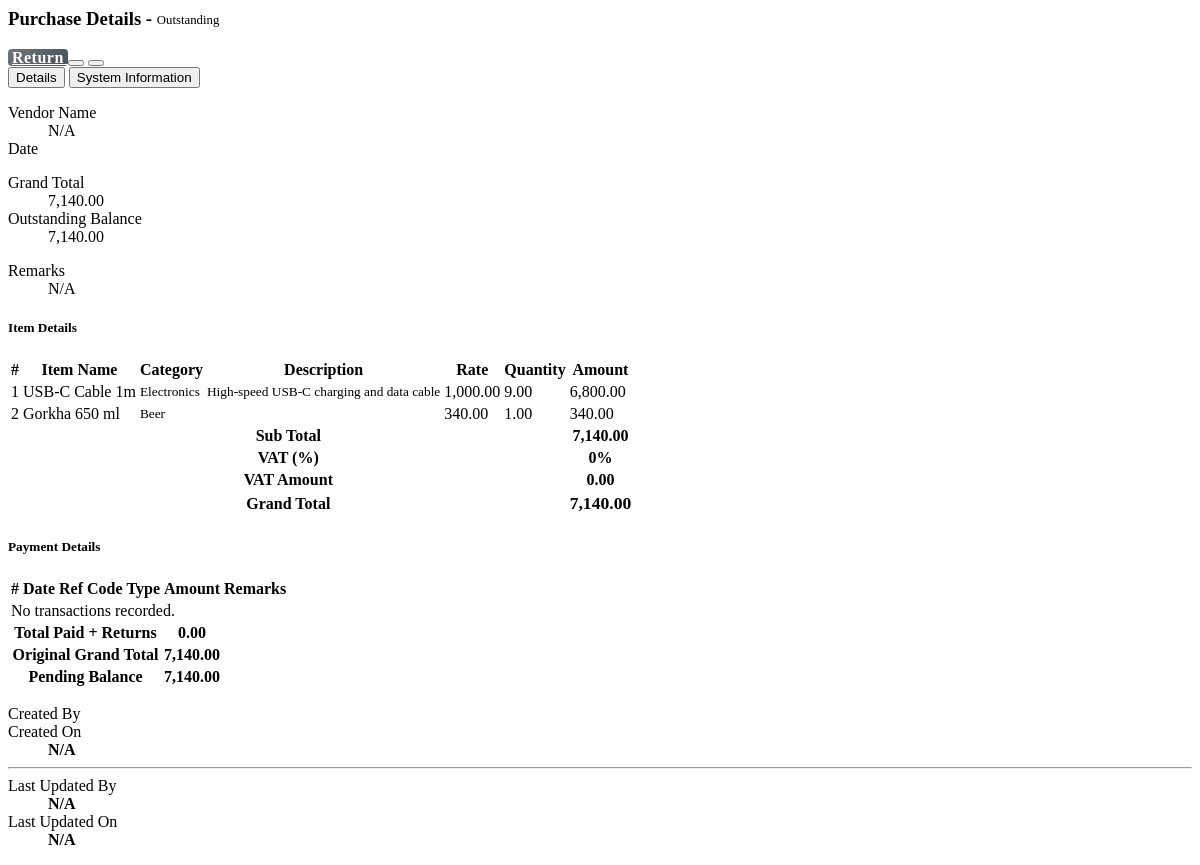
The page /admin/modules/transactions/purchases/view_purchase.php?id=137 on the database its author committed.
### tables this page shows
CREATE TABLE `transaction_items` (
  `id` int(30) NOT NULL AUTO_INCREMENT,
  `transaction_id` int(30) NOT NULL,
  `item_id` int(30) NOT NULL,
  `quantity` float NOT NULL DEFAULT 0,
  `unit_price` float NOT NULL DEFAULT 0,
  `mrp` float NOT NULL DEFAULT 0,
  `cost_price` float NOT NULL DEFAULT 0,
  `total_price` float NOT NULL DEFAULT 0,
  `profit` float NOT NULL DEFAULT 0,
  `date_created` datetime NOT NULL DEFAULT current_timestamp(),
  PRIMARY KEY (`id`),
  KEY `transaction_id` (`transaction_id`),
  KEY `item_id` (`item_id`)
);

CREATE TABLE `item_list` (
  `id` int(30) NOT NULL AUTO_INCREMENT,
  `name` varchar(255) NOT NULL,
  `description` text DEFAULT NULL,
  `category_id` int(30) DEFAULT NULL,
  `vendor_id` int(30) DEFAULT NULL,
  `unit` varchar(50) DEFAULT NULL,
  `cost` float NOT NULL DEFAULT 0,
  `selling_price` float NOT NULL DEFAULT 0,
  `mrp` float NOT NULL DEFAULT 0,
  `opening_cost` float NOT NULL DEFAULT 0,
  `average_cost` float NOT NULL DEFAULT 0,
  `reorder_level` float NOT NULL DEFAULT 0,
  `tax_type` tinyint(1) NOT NULL DEFAULT 1 COMMENT '1=Taxable,0=Non-Taxable',
  `quantity` float NOT NULL DEFAULT 0,
  `image_path` text DEFAULT NULL,
  `status` tinyint(1) NOT NULL DEFAULT 1,
  `date_created` datetime NOT NULL DEFAULT current_timestamp(),
  `date_updated` datetime DEFAULT NULL ON UPDATE current_timestamp(),
  PRIMARY KEY (`id`),
  KEY `category_id` (`category_id`),
  KEY `vendor_id` (`vendor_id`),
  KEY `name` (`name`),
  KEY `status` (`status`),
  KEY `name_2` (`name`)
);

CREATE TABLE `category_list` (
  `id` int(30) NOT NULL AUTO_INCREMENT,
  `name` varchar(250) NOT NULL,
  `description` text DEFAULT NULL,
  `status` tinyint(1) NOT NULL DEFAULT 1 COMMENT '1=Active,0=Inactive',
  `date_created` datetime NOT NULL DEFAULT current_timestamp(),
  `date_updated` datetime DEFAULT NULL ON UPDATE current_timestamp(),
  `created_by` int(30) DEFAULT NULL,
  `updated_by` int(30) DEFAULT NULL,
  `ip_address` varchar(50) DEFAULT NULL,
  PRIMARY KEY (`id`),
  KEY `name` (`name`),
  KEY `status` (`status`)
);

### admin/modules/transactions/purchases/view_purchase.php (the view, shortened to what this page needs)
<?php
$id = $_GET['id'] ?? null;
$calc_total = $conn->query("SELECT SUM(total_price) as total FROM transaction_items WHERE transaction_id = '{$id}'")->fetch_assoc()['total'] ?? 0;
if($calc_total > $total_amount){
    $amount = $calc_total;
} else {
    $amount = isset($total_amount) ? floatval($total_amount) : 0;
}
$total_paid = $conn->query("SELECT COALESCE(SUM(total_amount), 0) as paid FROM `transactions` WHERE parent_id = '{$id}' AND type = 'payment'")->fetch_assoc()['paid'] ?? 0;
$total_returned = $conn->query("SELECT COALESCE(SUM(total_amount), 0) as returned FROM `transactions` WHERE parent_id = '{$id}' AND type = 'return'")->fetch_assoc()['returned'] ?? 0;
$balance = floatval($amount) + floatval($tax ?? 0) - floatval($total_paid) - floatval($total_returned);
if($balance <= 0.01):
    $status_label = "Paid in Full";
    $badge_class = "badge-success";
elseif(($total_paid + $total_returned) > 0):
    $status_label = "Partially Paid";
    $badge_class = "badge-warning";
else:
    $status_label = "Outstanding";
    $badge_class = "badge-danger";
endif;
?>
<div class="container-fluid">
    <div class="card card-outline card-primary shadow rounded-0">
        <div class="card-header">
            <h3 class="card-title">
                Purchase Details - <?php echo htmlspecialchars($po_code) ?>
                <span class="badge <?php echo $badge_class ?> ml-2" style="font-size: 0.8rem; font-weight: 500; vertical-align: middle;">
                    <?php echo $status_label ?>
                </span>
            </h3>
            <div class="card-tools">
                <a class="btn btn-flat btn-sm btn-return" href="<?php echo base_url ?>admin/?page=transactions/returns/manage_return&from_purchase_id=<?php echo $id ?>" title="Create Return">
                    <i class="fa fa-arrow-left"></i> Return
                </a>
                <button class="btn btn-flat btn-sm btn-danger" id="delete_purchase" type="button" title="Delete">
                </button>
                <button class="btn btn-flat btn-sm btn-success" id="print_btn" type="button" title="Print"><i class="fa fa-print"></i></button>
            </div>
        </div>
        <div class="card-body">
            <nav>
                <div class="nav nav-tabs" id="nav-tab" role="tablist">
                    <button class="nav-link active" id="nav-details-tab" data-toggle="tab" data-target="#nav-details" type="button" role="tab" aria-controls="nav-details" aria-selected="true">Details</button>
                    <button class="nav-link" id="nav-system-tab" data-toggle="tab" data-target="#nav-system" type="button" role="tab" aria-controls="nav-system" aria-selected="false">System Information</button>
                </div>
            </nav>
            <div class="tab-content pt-3" id="nav-tabContent">
                <div class="tab-pane fade show active" id="nav-details" role="tabpanel" aria-labelledby="nav-details-tab">
                    <div id="print_out">
                        <div class="row px-3 mb-4">
                            <div class="col-md-6">
                                <dl class="row mb-0">
                                    <dt class="col-sm-5 text-muted small">Vendor Name</dt>
                                    <dd class="col-sm-7 border-bottom font-weight-bold"><?php echo htmlspecialchars($vendor_name ?? 'N/A') ?></dd>
                                    <dt class="col-sm-5 text-muted small">Date</dt>
                                </dl>
                            </div>
                            <div class="col-md-6">
                                <dl class="row mb-0">
                                    <dt class="col-sm-5 text-muted small">Grand Total</dt>
                                    <dd class="col-sm-7 border-bottom font-weight-bold text-primary"><?php echo number_format(floatval($amount ?? 0) + floatval($tax ?? 0), 2) ?></dd>
                                    <dt class="col-sm-5 text-muted small">Outstanding Balance</dt>
                                    <dd class="col-sm-7 border-bottom font-weight-bold text-danger"><?php echo number_format($balance, 2) ?></dd>
                                </dl>
                            </div>
                            <div class="col-md-12 mt-2">
                                <dl class="row mb-0">
                                    <dt class="col-sm-2 text-muted small">Remarks</dt>
                                    <dd class="col-sm-10 border-bottom small"><?php echo !empty($remarks) ? nl2br(htmlspecialchars($remarks)) : 'N/A' ?></dd>
                                </dl>
                            </div>
                        </div>
                        <h5 class="text-info border-bottom pb-1 px-2">Item Details</h5>
                        <table class="table table-sm table-bordered table-striped">
                            <thead>
                                <tr class="bg-navy">
                                    <th class="text-center">#</th>
                                    <th>Item Name</th>
                                    <th>Category</th>
                                    <th>Description</th>
                                    <th class="text-right">Rate</th>
                                    <th class="text-center">Quantity</th>
                                    <th class="text-right">Amount</th>
                                </tr>
                            </thead>
                            <tbody>
                                <?php
                                $i = 1;
                                $items = $conn->query("SELECT ti.*, i.name as item_name, i.description, c.name as category
                                                      FROM `transaction_items` ti
                                                      INNER JOIN item_list i ON ti.item_id = i.id
                                                      LEFT JOIN category_list c ON i.category_id = c.id
                                                      WHERE ti.transaction_id = '{$id}'");
                                while($row = $items->fetch_assoc()):
                                ?>
                                <tr>
                                    <td class="text-center"><?php echo $i++ ?></td>
                                    <td><?php echo htmlspecialchars($row['item_name'] ?? '') ?></td>
                                    <td><small><?php echo htmlspecialchars($row['category'] ?? 'N/A') ?></small></td>
                                    <td><small class="truncate-2"><?php echo htmlspecialchars($row['description'] ?? '') ?></small></td>
                                    <td class="text-right"><?php echo number_format($row['unit_price'], 2) ?></td>
                                    <td class="text-center"><?php echo number_format($row['quantity'], 2) ?></td>
                                    <td class="text-right font-weight-bold"><?php echo number_format($row['total_price'], 2) ?></td>
                                </tr>
                                <?php endwhile; ?>
                            </tbody>
                            <tfoot>
                                <tr>
                                    <th colspan="6" class="text-right">Sub Total</th>
                                    <th class="text-right"><?php echo number_format($amount, 2) ?></th>
                                </tr>
                                <tr>
                                    <th colspan="6" class="text-right">VAT (%)</th>
                                    <th class="text-right text-info"><?php echo floatval($tax_perc ?? 0) ?>%</th>
                                </tr>
                                <tr>
                                    <th colspan="6" class="text-right">VAT Amount</th>
                                    <th class="text-right text-info"><?php echo number_format(floatval($tax ?? 0), 2) ?></th>
                                </tr>
                                <tr class="bg-light">
                                    <th colspan="6" class="text-right">Grand Total</th>
                                    <th class="text-right" style="font-weight: bold; font-size: 1.1em;"><?php echo number_format(floatval($amount ?? 0) + floatval($tax ?? 0), 2) ?></th>
                                </tr>
                            </tfoot>
                        </table>
                        <div class="row mt-4 px-2">
                            <div class="col-md-12">
                                <h5 class="text-info border-bottom pb-1">Payment Details</h5>
                                <table class="table table-bordered table-striped table-sm">
                                        <thead>
                                            <tr class="bg-navy">
                                                <th class="text-center">#</th>
                                                <th>Date</th>
                                                <th>Ref Code</th>
                                                <th>Type</th>
                                                <th class="text-right">Amount</th>
                                                <th>Remarks</th>
                                            </tr>
                                        </thead>
                                        <tbody>
                                            <?php
                                            $payments = $conn->query("SELECT MAX(transaction_date) as date_created, reference_code, SUM(total_amount) as amount, GROUP_CONCAT(DISTINCT remarks SEPARATOR ', ') as remarks, MAX(type) as type FROM `transactions` WHERE parent_id = '{$id}' AND type IN ('payment', 'return') GROUP BY reference_code ORDER BY date_created DESC");
                                            $i = 1;
                                            while($p = $payments->fetch_assoc()):
                                                $is_return = ($p['type'] == 'return');
                                            ?>
                                            <tr>
                                                <td class="text-center"><?php echo $i++ ?></td>
                                                <td><?php echo date("d-m-Y", strtotime($p['date_created'])) ?></td>
                                                <td><?php echo htmlspecialchars($p['reference_code']) ?></td>
                                                <td>
                                                    <?php if($is_return): ?>
                                                        <span class="badge badge-danger">Return</span>
                                                    <?php else: ?>
                                                        <span class="badge badge-success">Payment</span>
                                                    <?php endif; ?>
                                                </td>
                                                <td class="text-right <?php echo $is_return ? 'text-danger font-weight-bold' : 'text-success font-weight-bold' ?>">
                                                    <?php
                                                    $is_sale_code = (strpos(strtoupper($p['reference_code']), 'SALE') !== false);
                                                    echo number_format($p['amount'], 2);
                                                    ?>
                                                </td>
                                                <td><?php echo htmlspecialchars($p['remarks'] ?? '') ?></td>
                                            </tr>
                                            <?php endwhile; if($payments->num_rows <= 0): ?>
                                            <tr><td colspan="6" class="text-center">No transactions recorded.</td></tr>
                                            <?php endif; ?>
                                        </tbody>
                                        <tfoot>
                                            <tr>
                                                <th colspan="4" class="text-right text-muted">Total Paid + Returns</th>
                                                <th class="text-right font-weight-bold"><?php echo number_format(floatval($total_paid) + floatval($total_returned), 2) ?></th>
                                                <th></th>
                                            </tr>
                                            <tr>
                                                <th colspan="4" class="text-right text-primary">Original Grand Total</th>
                                                <th class="text-right font-weight-bold text-primary"><?php echo number_format(floatval($amount) + floatval($tax ?? 0), 2) ?></th>
                                                <th></th>
                                            </tr>
                                            <tr>
                                                <th colspan="4" class="text-right text-danger">Pending Balance</th>
                                                <th class="text-right font-weight-bold text-danger"><?php echo number_format($balance, 2) ?></th>
                                                <th></th>
                                            </tr>
                                        </tfoot>
                                </table>
                            </div>
                        </div>
                    </div>
                </div>
                <div class="tab-pane fade" id="nav-system" role="tabpanel" aria-labelledby="nav-system-tab">
                    <div class="container-fluid">
                        <dl>
                            <?php
                                $updater = "N/A";
                            ?>
                            <dt class="text-muted small">Created By</dt>
                            <dt class="text-muted small">Created On</dt>
                            <dd class="pl-3"><b><?php echo isset($date_created) ? date("d-m-Y", strtotime($date_created)) : 'N/A' ?></b></dd>
                            <hr>
                            <dt class="text-muted small">Last Updated By</dt>
                            <dd class="pl-3"><b><?php echo htmlspecialchars($updater) ?></b></dd>
                            <dt class="text-muted small">Last Updated On</dt>
                            <dd class="pl-3"><b><?php echo (isset($date_updated) && !empty($date_updated)) ? date("d-m-Y", strtotime($date_updated)) : 'N/A' ?></b></dd>
                        </dl>
                    </div>
                </div>
            </div>
        </div>
    </div>
</div>

### rows shown on the page
transaction_items: item_list.name "USB-C Cable 1m", category_list.name "Electronics", item_list.description "High-speed USB-C charging and data cable", unit_price "1,000.00", quantity "9.00", total_price "6,800.00"
transaction_items: item_list.name "Gorkha 650 ml", category_list.name "Beer", unit_price "340.00", quantity "1.00", total_price "340.00"

### other values the page prints
$status_label "Outstanding"
$vendor_name "N/A"
floatval($amount ?? 0) + floatval($tax ?? 0) "7,140.00"
$balance "7,140.00"
$amount "7,140.00"
$tax_perc "0"
$tax "0.00"
floatval($total_paid) + floatval($total_returned) "0.00"
floatval($amount) + floatval($tax ?? 0) "7,140.00"
$updater "N/A"
